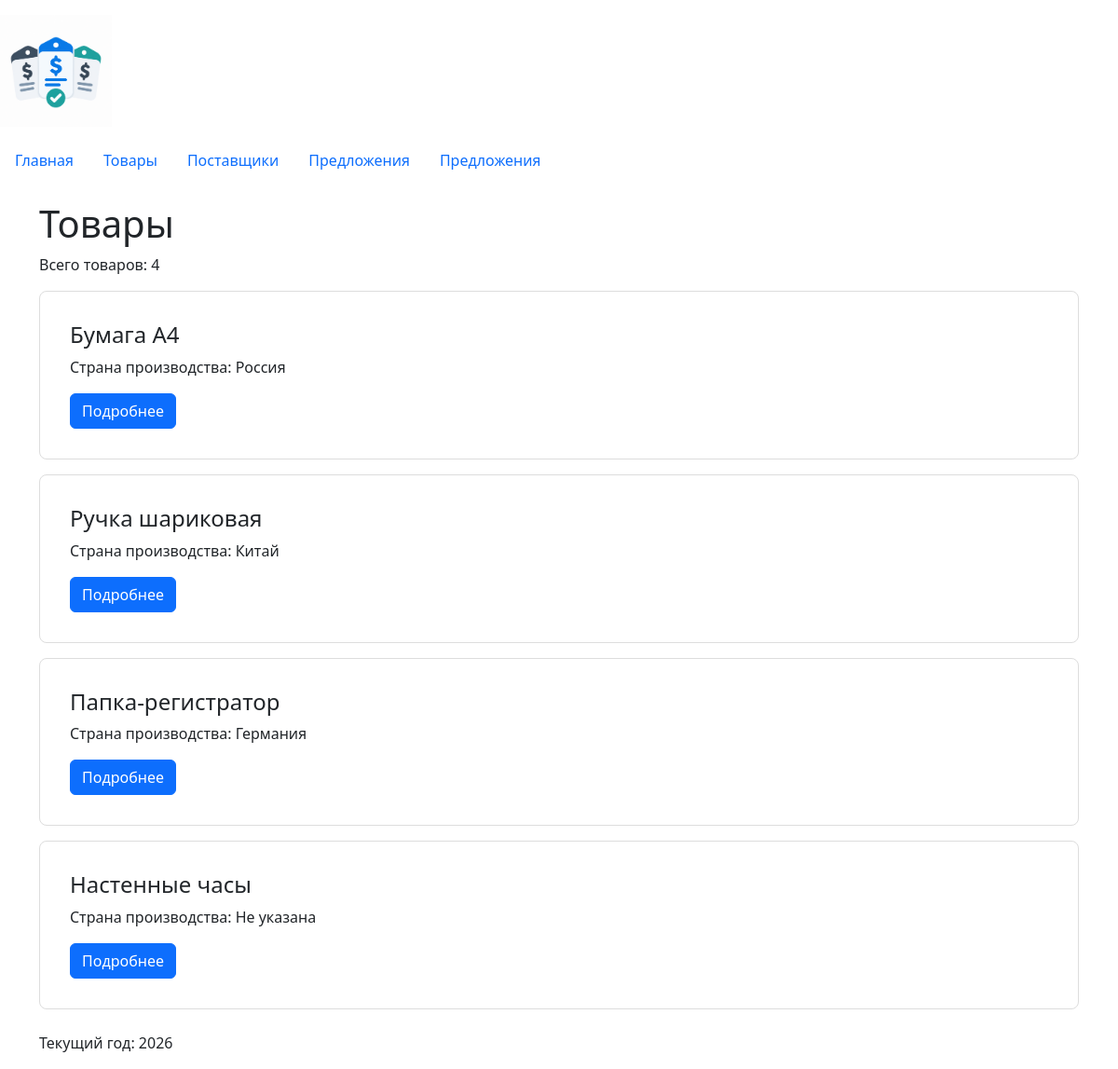
Screenshot of /products/ with the database file from the repository.
### products/views.py (the view)
# urls.py: path('', views.product_list, name='list'),
def product_list(request: HttpRequest) -> HttpResponse:
    conn = sqlite3.connect(DB_PATH)
    conn.row_factory = sqlite3.Row
    products: list[sqlite3.Row] = conn.execute(
        """
        SELECT
            product_id,
            name,
            description,
            country
        FROM products
        ORDER BY product_id;
        """
    ).fetchall()
    conn.close()
    context: dict[str, list[sqlite3.Row]] = {
        'products': products,
    }
    return render(request, 'products/product_list.html', context)

### products/templates/products/product_list.html (shortened to what this page needs)
{% extends "base.html" %}
{% block content %}
    <h1>Товары</h1>
    <p>Всего товаров: {{ products|length }}</p>
    {% for product in products %}
        {% include "products/includes/product_card.html" %}
    {% empty %}
        <p>Товары не найдены.</p>
    {% endfor %}
{% endblock %}

### products/templates/products/includes/product_card.html
<article class="card product-card mb-3">
    <div class="card-body">
        <h4 class="card-title">
            {{ product.name }}
        </h4>
        <p class="card-text">
            Страна производства: {{ product.country|default:"Не указана" }}
        </p>
        <a href="{% url 'products:detail' product.product_id %}" class="btn btn-primary">
            Подробнее
        </a>
    </div>
</article>

### homepage/static/homepage/css/style.css (style rules this page uses)
body { min-height: 100vh; }
.product-card, .offer-card, .supplier-card { margin-bottom: 1rem; padding: 1rem; border: 1px solid #ddd; border-radius: 8px; }

### rows the page displays
products: name "Бумага А4", country "Россия"
products: name "Ручка шариковая", country "Китай"
products: name "Папка-регистратор", country "Германия"
products: name "Настенные часы", country "Не указана"

### other values shown
{{ products|length }} "4"
